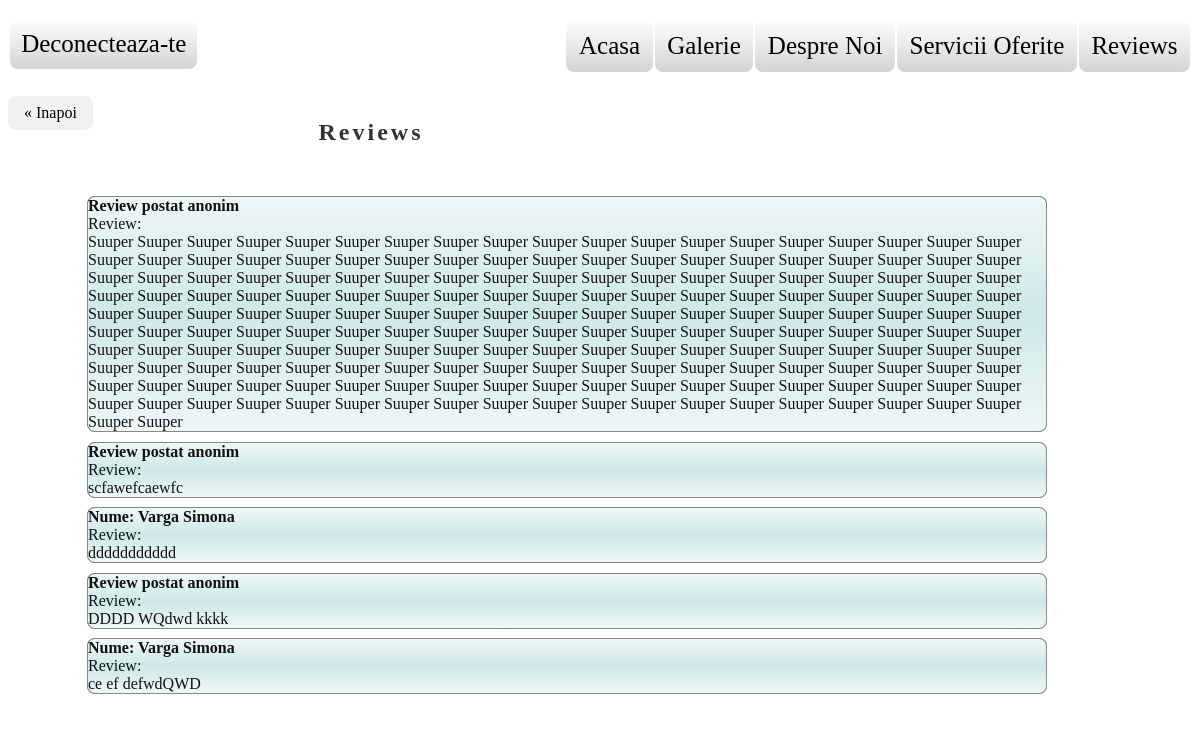
Screenshot of /reviews.php with the database file from the repository.
### tables this page shows
CREATE TABLE `review` (
  `idProg` int(100) NOT NULL,
  `review` text NOT NULL,
  `displayNume` set('public','anonim') NOT NULL DEFAULT 'public'
);

### functions2.php (called while the page is built, shortened)
<?php
	function getToken($email){
		include "db_connect.php";
		$sql= "SELECT tokenCl  AS token FROM client WHERE mailCl='$email'
				UNION
				SELECT tokenAng  AS token FROM angajat WHERE mailAng='$email'";
		$result = $conn->query($sql);
		if($result->num_rows >0) {
			$row = $result->fetch_assoc();
			return $row[token];
		}
		else{
		return false;
		}
	}
	function get_numeCl_by_idProg($idProg){
		include "db_connect.php";
		$sql = "SELECT client.numeCl
				FROM client
				INNER JOIN programare
				ON client.idCl=programare.idCl WHERE programare.idProg='$idProg'";
			$result= $conn->query($sql);
			$row = $result->fetch_assoc();
			$numeCl=$row["numeCl"];
		return $numeCl;
	}
	function get_displayNume_by_idProg($idProg){
		include "db_connect.php";
		$sql = "SELECT displayNume FROM review WHERE idProg = '$idProg'";
		$result = $conn->query($sql);
		if($result->num_rows > 0) {
			$row = $result->fetch_assoc();
			$displayNume = $row['displayNume'];
			return $displayNume;
		}
		else{
			return false;
		}
	}
?>

### reviews.php (the view, shortened to what this page needs)
<!DOCTYPE HTML>
<html>
	<head>
		<link rel="stylesheet"href="prevAndTopBCSS.css">
		<link rel="stylesheet"href="reviewsCSS.css">
	</head>
	<body>
	<?php
		include "functions2.php";
			include "db_connect.php";
		$mailUser=$_GET['mailUser'];
		if ($mailUser=='0'){
				echo'<a href="index.php" class="previous">&laquo; Inapoi</a>';
			}else{
				$tokenUser=getToken($mailUser);
				if ($tokenUser==1){
					echo'<a href="adminAccount.php?mailUser='.$mailUser.'" class="previous">&laquo; Inapoi</a>';
				}
				else{
					if($tokenUser==0){
					echo'<a href="angAccount.php?mailUser='.$mailUser.'" class="previous">&laquo; Inapoi</a>';
					}else{
						echo'<a href="myAccount.php?mailUser='.$mailUser.'" class="previous">&laquo; Inapoi</a>';
					}
				}
			}
		?>
	<?php
	echo' <div id="topbarid" class="topbar">
		<div id="tblid" class="tbl"> ';
		if($mailUser=='0'){
			echo'<a href="logIn.php?mailUser='.$mailUser.'">Contul Meu</a>';
			echo'<a href="signIn.php?mailUser='.$mailUser.'"> Mă Înregistrez </a>';
		}
		else{
			echo'<a href="index.php?"> Deconecteaza-te </a>';
		}
		echo'</div>
		<div id="tbrid" class="tbr">';
		if($mailUser=='0'){
			echo'<a href="index.php">Acasa</a>';
		}else{
			$tokenUser=getToken($mailUser);
			if ($tokenUser==1){
				echo'<a href="adminAccount.php?mailUser='.$mailUser.'">Acasa</a>';
			}
			else{
				if($tokenUser==0){
					echo'<a href="angAccount.php?mailUser='.$mailUser.'">Acasa</a>';
				}else{
					echo'<a href="myAccount.php?mailUser='.$mailUser.'">Acasa</a>';
				}
			}
		}
			echo'<a href="galerieF2.php?mailUser='.$mailUser.'">Galerie</a>';
			echo'<a href="aboutUs.php?mailUser='.$mailUser.'"> Despre Noi</a>';
			echo'<a href="aboutServices.php?mailUser='.$mailUser.'"> Servicii Oferite </a>';
			echo'<a href="reviews.php?mailUser='.$mailUser.'"> Reviews </a>';
	echo'	</div>
	</div>';
	?>
	<div class="titlu">
		<h2> Reviews </h2>
	</div>
	<?php
		$sql2 = "SELECT idProg, review FROM review";
			$result= $conn->query($sql2);
			if ($result->num_rows > 0) {
			echo '<div class="gestProgr">';
					while($row = $result->fetch_assoc()) {
						$idProg=$row["idProg"];
						$review= $row["review"];
							echo'<div class="containerReview">';
								echo'<div class="Finalizata">';
									if (get_displayNume_by_idProg($idProg) == 'anonim'){
										echo '<b>Review postat anonim </b><br>';
									}
									else {
										$numeCl=get_numeCl_by_idProg($idProg);
										echo '<b>Nume: '.$numeCl.' </b><br>';
									}
									echo 'Review:<br> '.$review.' <br>';
								echo'</div>';
							echo'</div>';
					}
			echo '</div>';
		}
			else{
				echo'<div class="nuExProgr">';
			  echo "Nu exista review-uri momentan!<br>";
			  echo'</div>';
			}
		?>
	</body>
</html>

### prevAndTopBCSS.css (style rules this page uses)
a { text-decoration: none; display: inline-block; padding: 8px 16px; }
.previous { border-radius:8px; position:absolute; background-color: #f1f1f1; color: black; top:12%; }
.topbar { position: relative; background-repeat:no-repeat; height:10%; width:100%; top: 5px; left: 1px; }
.tbl { position:absolute; top:5px; left:0px; width:47%; }
.tbr { position:absolute; top:5px; right:0px; width:53%; }
.topbar a { border-radius: 8px; background-image:linear-gradient(white,lightgray); padding:1%; margin:1px; text-decoration:none; font-size:25px; color:black; padding:2%; }
.titlu { position:absolute; top:12%; opacity:0.8; background-color:white; width:30%; padding:3px; text-align:center; margin-left:15%; border-radius: 8px; letter-spacing: 3px; }

### reviewsCSS.css (style rules this page uses)
body { background-image:url("images/homeBackgr.jpg"); background-size: cover; }
.gestProgr { background-color:white; opacity:0.93; position: absolute; width:80%; left:7%; top: 24%; border:3px solid white; border-radius:8px; }
.Finalizata { position:relative; background-image:linear-gradient(#eef7f7,#cbe6e6,#eef7f7); border: 1px solid gray; border-radius: 8px; margin-top:1px; }
.containerReview { position:relative; background-color:gray; border-radius: 8px; margin-bottom:1%; }

### rows the page displays
review: displayNume "Review postat anonim", review "Suuper Suuper Suuper Suuper Suuper Suuper Suuper Suuper Suuper Suuper Suuper Suuper Suuper Suuper Suuper Suuper Suuper Suuper Suuper Suuper Suuper Suuper Suuper Suuper Suuper Suuper Suuper Suuper Suuper Suuper Suuper Suuper Suuper Suuper Suuper Suuper Suuper Suuper Suuper Suuper Suuper Suuper Suuper Suuper Suuper Suuper Suuper Suuper Suuper Suuper Suuper Suuper Suuper Suuper Suuper Suuper Suuper Suuper Suuper Suuper Suuper Suuper Suuper Suuper Suuper Suuper Suuper Suuper Suuper Suuper Suuper Suuper Suuper Suuper Suuper Suuper Suuper Suuper Suuper Suuper Suuper Suuper Suuper Suuper Suuper Suuper Suuper Suuper Suuper Suuper Suuper Suuper Suuper Suuper Suuper Suuper Suuper Suuper Suuper Suuper…"
review: displayNume "Review postat anonim", review "scfawefcaewfc"
review: numeCl "Varga Simona", review "ddddddddddd"
review: displayNume "Review postat anonim", review "DDDD WQdwd kkkk"
review: numeCl "Varga Simona", review "ce ef defwdQWD"
